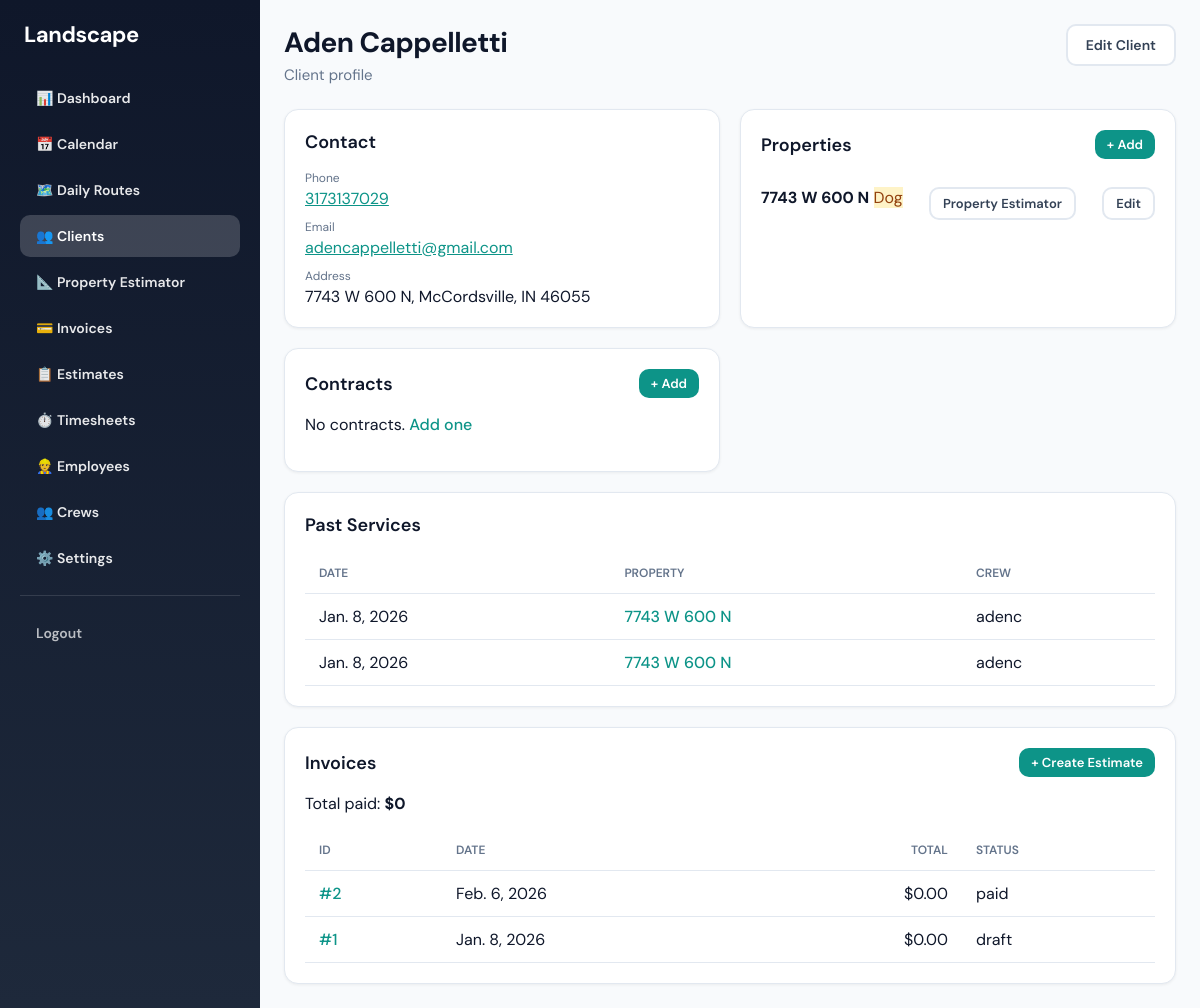
Page /clients/1/ (signed in) on the committed database.
### customers/models.py (models this page shows, shortened)
class Customer(models.Model):
    business = models.ForeignKey(
        Business,
        on_delete=models.CASCADE,
        related_name='customers'
    )
    name = models.CharField(max_length=255)
    phone = models.CharField(max_length=20, blank=True)
    alt_phone = models.CharField(max_length=20, blank=True, verbose_name='Alternate phone')
    email = models.EmailField(blank=True)
    address_line1 = models.CharField(max_length=255, blank=True, verbose_name='Address')
    address_line2 = models.CharField(max_length=255, blank=True, verbose_name='Address line 2')
    city = models.CharField(max_length=100, blank=True)
    state = models.CharField(max_length=50, blank=True)
    postal_code = models.CharField(max_length=20, blank=True, verbose_name='ZIP / Postal code')
    notes = models.TextField(blank=True)
    created_at = models.DateTimeField(auto_now_add=True)
    updated_at = models.DateTimeField(auto_now=True)
    @property
    def full_address(self):
        parts = [
            self.address_line1,
            self.address_line2,
            f"{self.city}, {self.state} {self.postal_code}".strip(", ") if (self.city or self.state or self.postal_code) else None,
        ]
        return ", ".join(p for p in parts if p) or "—"

class Property(models.Model):
    customer = models.ForeignKey(
        Customer,
        on_delete=models.CASCADE,
        related_name='properties'
    )
    address = models.CharField(max_length=255)
    latitude = models.DecimalField(max_digits=10, decimal_places=7, null=True, blank=True)
    longitude = models.DecimalField(max_digits=10, decimal_places=7, null=True, blank=True)
    notes = models.TextField(blank=True)
    gate_code = models.CharField(max_length=50, blank=True)
    has_dog = models.BooleanField(default=False)
    created_at = models.DateTimeField(auto_now_add=True)
    updated_at = models.DateTimeField(auto_now=True)

### jobs/models.py (models this page shows, shortened)
class Job(models.Model):
    STATUS_CHOICES = [
        ('scheduled', 'Scheduled'),
        ('in_progress', 'In Progress'),
        ('completed', 'Completed'),
        ('skipped', 'Skipped'),
    ]
    property = models.ForeignKey(
        Property,
        on_delete=models.CASCADE,
        related_name='jobs'
    )
    scheduled_date = models.DateField(null=True, blank=True, help_text='Null = unscheduled (accepted but not yet on calendar)')
    scheduled_time = models.TimeField(null=True, blank=True, help_text='Optional start time for week/day view')
    status = models.CharField(
        max_length=20,
        choices=STATUS_CHOICES,
        default='scheduled'
    )
    assigned_to = models.ForeignKey(
        User,
        on_delete=models.SET_NULL,
        null=True,
        blank=True,
        related_name='jobs',
        help_text='Assign to individual employee'
    )
    assigned_crew = models.ForeignKey(
        Crew,
        on_delete=models.SET_NULL,
        null=True,
        blank=True,
        related_name='jobs',
        help_text='Or assign to a crew'
    )
    notes = models.TextField(blank=True)
    created_at = models.DateTimeField(auto_now_add=True)
    route_order = models.PositiveIntegerField(default=0)

### accounts/models.py (models this page shows, shortened)
class User(AbstractUser):
    ROLE_CHOICES = [
        ('owner', 'Owner'),
        ('crew', 'Crew'),
    ]
    business = models.ForeignKey(
        Business,
        on_delete=models.CASCADE,
        related_name='users',
        null=True,  # Owner can be null initially if needed
        blank=True
    )
    role = models.CharField(max_length=10, choices=ROLE_CHOICES, default='crew')
    hourly_rate = models.DecimalField(
        max_digits=8,
        decimal_places=2,
        null=True,
        blank=True,
        help_text='Hourly cost for crew members (used for labor cost reporting)'
    )
    phone = models.CharField(max_length=20, blank=True)
    address_line1 = models.CharField(max_length=255, blank=True, verbose_name='Address')
    address_line2 = models.CharField(max_length=255, blank=True)
    city = models.CharField(max_length=100, blank=True)
    state = models.CharField(max_length=50, blank=True)
    postal_code = models.CharField(max_length=20, blank=True, verbose_name='ZIP / Postal code')
    color = models.CharField(
        max_length=7,
        blank=True,
        default='',
        help_text='Hex color for calendar/route (e.g. #3b82f6). Owner can customize.'
    )

### billing/models.py (models this page shows, shortened)
class Invoice(models.Model):
    STATUS_CHOICES = [
        ("draft", "Draft"),
        ("sent", "Sent"),
        ("paid", "Paid"),
        ("void", "Void"),
    ]
    business = models.ForeignKey(
        Business,
        on_delete=models.CASCADE,
        related_name='invoices'
    )
    customer = models.ForeignKey(
        Customer,
        on_delete=models.CASCADE,
        related_name='invoices'
    )
    jobs = models.ManyToManyField(
        Job,
        blank=True,
        related_name='invoices'
    )
    status = models.CharField(
        max_length=20,
        choices=STATUS_CHOICES,
        default='draft'
    )
    issue_date = models.DateField(auto_now_add=True)
    due_date = models.DateField(null=True, blank=True)
    subtotal = models.DecimalField(
        max_digits=10,
        decimal_places=2,
        default=0
    )
    tax = models.DecimalField(
        max_digits=10,
        decimal_places=2,
        default=0
    )
    total = models.DecimalField(
        max_digits=10,
        decimal_places=2,
        default=0
    )
    job = models.OneToOneField(
        "jobs.Job",
        on_delete=models.SET_NULL,
        null=True,
        blank=True,
        related_name="invoice",
    )
    period_start = models.DateField(null=True, blank=True)
    period_end = models.DateField(null=True, blank=True)

### customers/views.py (the view)
# urls.py: path("<int:customer_id>/", views.customer_detail, name="customer_detail"),
@role_required("owner")
def customer_detail(request, customer_id):
    business = _get_business(request)
    if not business:
        messages.error(request, "You must be associated with a business.")
        return redirect("/")
    customer = get_object_or_404(Customer, id=customer_id, business=business)
    properties = customer.properties.all().prefetch_related('jobs', 'recurring_jobs')
    past_jobs = (
        Job.objects.filter(property__customer=customer, status='completed')
        .select_related('property', 'assigned_to')
        .order_by('-scheduled_date')[:20]
    )
    contracts = customer.contracts.all().order_by('-created_at')
    invoices = (
        Invoice.objects.filter(customer=customer)
        .order_by('-issue_date')[:15]
    )
    total_revenue = Invoice.objects.filter(customer=customer, status='paid').aggregate(
        total=Sum('total')
    )['total'] or 0
    return render(request, "customers/customer_detail.html", {
        "customer": customer,
        "properties": properties,
        "past_jobs": past_jobs,
        "contracts": contracts,
        "invoices": invoices,
        "total_revenue": total_revenue,
    })

### customers/views.py (called while the page is built)
def _get_business(request):
    business = getattr(request.user, 'business', None)
    if not business:
        return None
    return business

### customers/templates/customers/customer_detail.html (shortened to what this page needs)
{% extends "base.html" %}
{% block content %}
<div class="page-header" style="display: flex; justify-content: space-between; align-items: flex-start; flex-wrap: wrap; gap: 16px;">
  <div>
    <h1>{{ customer.name }}</h1>
    <p>Client profile</p>
  </div>
  <a href="{% url 'customer_edit' customer.id %}" class="btn btn-secondary">Edit Client</a>
</div>
<div class="crm-grid">
  <div class="card">
    <h2 class="card-title">Contact</h2>
    <dl class="contact-dl">
      {% if customer.phone %}
      <dt>Phone</dt>
      <dd><a href="tel:{{ customer.phone }}">{{ customer.phone }}</a></dd>
      {% endif %}
      {% if customer.email %}
      <dt>Email</dt>
      <dd><a href="mailto:{{ customer.email }}">{{ customer.email }}</a></dd>
      {% endif %}
      {% if customer.full_address != "—" %}
      <dt>Address</dt>
      <dd>{{ customer.full_address }}</dd>
      {% endif %}
    </dl>
  </div>
  <div class="card">
    <h2 class="card-title" style="display: flex; justify-content: space-between; align-items: center;">
      Properties
      <a href="{% url 'property_add' customer.id %}" class="btn btn-primary btn-sm">+ Add</a>
    </h2>
    {% for prop in properties %}
    <div class="property-row">
      <div>
        <strong>{{ prop.address }}</strong>
        {% if prop.has_dog %}<span class="badge badge-warning">Dog</span>{% endif %}
      </div>
      <a href="{% url 'estimator_new' prop.id %}" class="btn btn-secondary btn-sm">Property Estimator</a>
      <a href="{% url 'property_edit' customer.id prop.id %}" class="btn btn-secondary btn-sm">Edit</a>
    </div>
    {% empty %}
    <p>No properties. <a href="{% url 'property_add' customer.id %}" class="link-primary">Add one</a> to schedule jobs.</p>
    {% endfor %}
  </div>
  <div class="card">
    <h2 class="card-title" style="display: flex; justify-content: space-between; align-items: center;">
      Contracts
      <a href="{% url 'contract_add' customer.id %}" class="btn btn-primary btn-sm">+ Add</a>
    </h2>
    {% for c in contracts %}
    <div class="contract-row">
      <div>
        <strong>{{ c.get_contract_type_display }}</strong>
        <span class="badge badge-{{ c.status }}">{{ c.status|title }}</span>
        {% if c.amount %} · ${{ c.amount }}{% endif %}
        {% if c.start_date %} · {{ c.start_date }}{% endif %}
        {% if c.end_date %}–{{ c.end_date }}{% endif %}
      </div>
      <a href="{% url 'contract_edit' customer.id c.id %}" class="btn btn-secondary btn-sm">Edit</a>
    </div>
    {% empty %}
    <p>No contracts. <a href="{% url 'contract_add' customer.id %}" class="link-primary">Add one</a></p>
    {% endfor %}
  </div>
  <div class="card card-full">
    <h2 class="card-title">Past Services</h2>
    <table class="data-table">
      <thead>
        <tr>
          <th>Date</th>
          <th>Property</th>
          <th>Crew</th>
        </tr>
      </thead>
      <tbody>
        {% for job in past_jobs %}
        <tr>
          <td>{{ job.scheduled_date }}</td>
          <td><a href="{% url 'job_detail' job.id %}" class="link-primary">{{ job.property.address }}</a></td>
          <td>{% if job.assigned_to %}{{ job.assigned_to.username }}{% else %}—{% endif %}</td>
        </tr>
        {% empty %}
        <tr><td colspan="3">No completed services yet.</td></tr>
        {% endfor %}
      </tbody>
    </table>
  </div>
  <div class="card card-full">
    <h2 class="card-title" style="display: flex; justify-content: space-between; align-items: center;">
      Invoices
      <a href="{% url 'billing:estimate_create' %}?customer={{ customer.id }}" class="btn btn-primary btn-sm">+ Create Estimate</a>
    </h2>
    <p class="kpi-sub">Total paid: <strong>${{ total_revenue }}</strong></p>
    <table class="data-table">
      <thead>
        <tr>
          <th>ID</th>
          <th>Date</th>
          <th class="num">Total</th>
          <th>Status</th>
        </tr>
      </thead>
      <tbody>
        {% for inv in invoices %}
        <tr>
          <td><a href="{% url 'billing:invoice_detail' inv.id %}" class="link-primary">#{{ inv.id }}</a></td>
          <td>{{ inv.issue_date }}</td>
          <td class="num">${{ inv.total }}</td>
          <td><span class="badge badge-{{ inv.status|lower }}">{{ inv.status }}</span></td>
        </tr>
        {% empty %}
        <tr><td colspan="4">No invoices yet.</td></tr>
        {% endfor %}
      </tbody>
    </table>
  </div>
</div>
{% endblock %}

### templates/base.html (style rules this page uses)
:root { --primary: #0d9488; --primary-hover: #0f766e; --primary-light: #ccfbf1; --secondary: #334155; --accent: #059669; --surface: #ffffff; --surface-alt: #f8fafc; --border: #e2e8f0; --text: #0f172a; --text-muted: #64748b; }
* { box-sizing: border-box; }
body { margin: 0; font-family: 'DM Sans', -apple-system, BlinkMacSystemFont, sans-serif; background: var(--surface-alt); color: var(--text); min-height: 100vh; display: flex; }
.btn { display: inline-flex; align-items: center; justify-content: center; gap: 8px; padding: 10px 18px; font-size: 14px; font-weight: 600; border-radius: 10px; text-decoration: none; cursor: pointer; border: none; transition: all 0.15s ease; font-family: inherit; }
.btn-primary { background: var(--primary); color: white; }
.btn-secondary { background: white; color: var(--secondary); border: 2px solid var(--border); }
.btn-sm { padding: 6px 12px; font-size: 13px; }
.page-header { margin-bottom: 24px; }
.page-header h1 { font-size: 28px; font-weight: 700; margin: 0 0 4px 0; letter-spacing: -0.02em; }
.page-header p { margin: 0; color: var(--text-muted); font-size: 15px; }
.card { background: var(--surface); border-radius: 14px; padding: 20px; box-shadow: 0 1px 3px rgba(0,0,0,0.06); border: 1px solid var(--border); }
.card-title { font-size: 18px; font-weight: 600; margin: 0 0 16px 0; }
.data-table { width: 100%; border-collapse: collapse; }
.data-table th, .data-table td { padding: 12px 14px; text-align: left; border-bottom: 1px solid var(--border); }
.data-table th { font-size: 12px; font-weight: 600; text-transform: uppercase; color: var(--text-muted); }
.data-table .num { text-align: right; }
.link-primary { color: var(--primary); font-weight: 500; text-decoration: none; }

### customers/templates/customers/customer_detail.html (style rules this page uses)
.crm-grid { display: grid; grid-template-columns: repeat(auto-fit, minmax(320px, 1fr)); gap: 20px; }
.card-full { grid-column: 1 / -1; }
.contact-dl { margin: 0; }
.contact-dl dt { font-size: 12px; color: var(--text-muted); margin-top: 10px; }
.contact-dl dd { margin: 2px 0 0 0; }
.contact-dl dd a { color: var(--primary); }
.property-row, .contract-row { display: flex; justify-content: space-between; align-items: flex-start; padding: 12px 0; border-bottom: 1px solid var(--border); gap: 12px; }
.property-row:last-child, .contract-row:last-child { border-bottom: none; }
.badge-warning { background: #fef3c7; color: #92400e; }

### rows in the picture
Customer: name "Aden Cappelletti", phone "3173137029", email "adencappelletti@gmail.com", full_address "7743 W 600 N, McCordsville, IN 46055"
Property: address "7743 W 600 N", has_dog "Dog"
Job: scheduled_date "Jan. 8, 2026", property.address "7743 W 600 N", assigned_to.username "adenc"
Job: scheduled_date "Jan. 8, 2026", property.address "7743 W 600 N", assigned_to.username "adenc"
Invoice: id "2", issue_date "Feb. 6, 2026", total "0.00", status "paid"
Invoice: id "1", issue_date "Jan. 8, 2026", total "0.00", status "draft"

### other values in the picture
{{ total_revenue }} "0"
